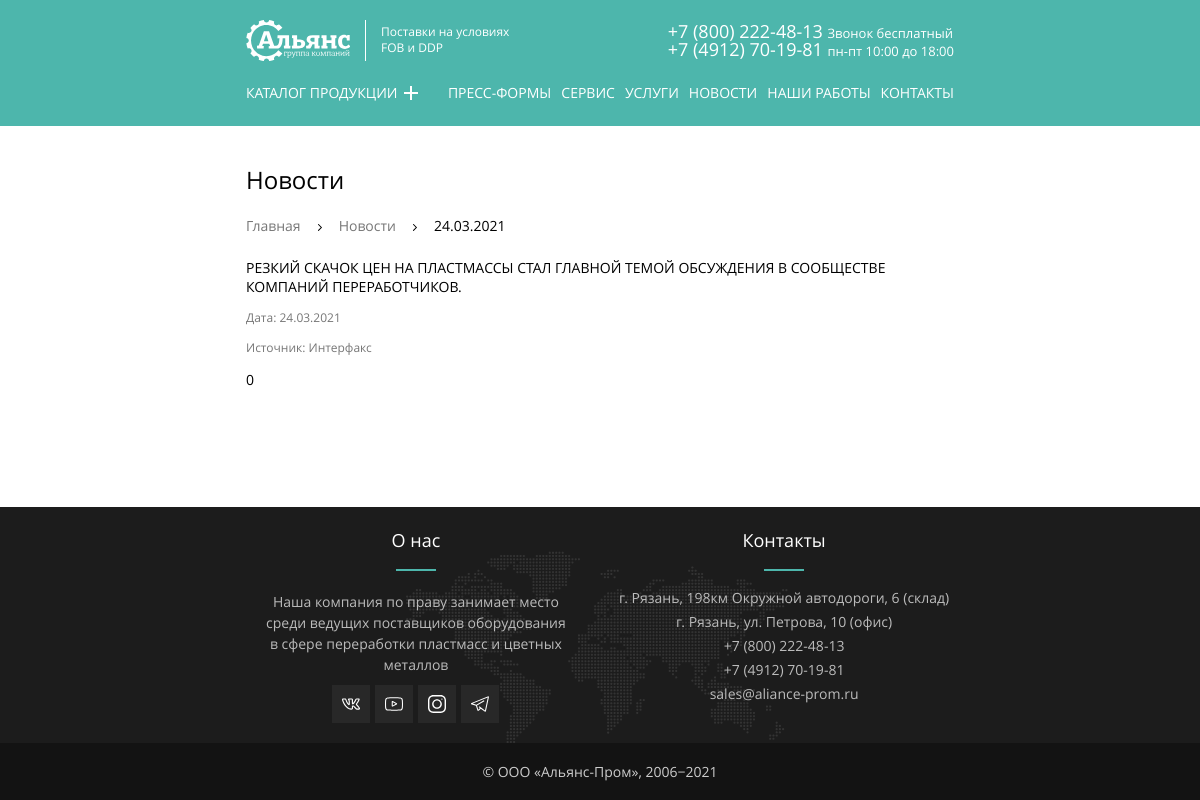
The page /?view=news-page&id=13 on the database its author committed.
### tables this page shows
CREATE TABLE news (
  id INT AUTO_INCREMENT PRIMARY KEY,
  created_at TIMESTAMP NOT NULL DEFAULT CURRENT_TIMESTAMP,
  news_date DATE NOT NULL,
  title VARCHAR(255) NOT NULL UNIQUE,
  author VARCHAR(128) NOT NULL,
  author_link VARCHAR(128) NOT NULL,
  small_content LONGTEXT,
  content LONGTEXT,
  seo_title VARCHAR(255),
  seo_description VARCHAR(255)
);

### parts/helpers.php (called while the page is built, shortened)
<?php
function include_template($name, array $data = [])
{
    $name = 'views/pages/' . $name;
    extract($data);
    require $name;
    $result = ob_get_clean();
    return $result;
}

### parts/database.php (called while the page is built, shortened)
<?php
function fetchData($link, $sql): array
{
    $result = mysqli_query($link, $sql) or die(mysqli_error($link));
    return mysqli_fetch_all($result, MYSQLI_ASSOC);
}
function getCurrentNews($link, $id): array
{
    $sql = "SELECT id, news_date, title, author, author_link, created_at, content, seo_title, seo_description FROM news WHERE id ='$id'";
    return fetchData($link, $sql);
}

### views/pages/news-page.php (the view)
<?php
foreach ($data as $val) {
  $news_title =  $val['title'];
  $news_content =  $val['content'];
  $news_date = $val['news_date'];
  $news_author =  $val['author'];
  $news_author_link =  $val['author_link'];
}
$news_date = date("d.m.Y", strtotime($news_date));
?>
<main>
  <div class="container container-news">
    <h1 class="main-title">Новости</h1>
    <ul class="breadcrumbs-list">
      <li class="breadcrumbs-list__item">
        <a class="breadcrumbs-list__link" href="index.php">Главная</a>
      </li>
      <li class="breadcrumbs-list__item">
        <a class="breadcrumbs-list__link" href="?view=news">Новости</a>
      </li>
      <li class="breadcrumbs-list__item breadcrumbs-list__item--active">
        <a class="breadcrumbs-list__link"><time><?= $news_date; ?></time></a>
      </li>
    </ul>
    <h2 class="news__title"><?= $news_title; ?></h2>
    <p class="grey-text small-text">Дата: <time><?= $news_date; ?></time></p>
    <p class="grey-text small-text">Источник:
      <a href="<?= $news_author_link; ?>">
        <?= $news_author; ?>
      </a>
    </p>
    <div class="news__content">
      <?= $news_content; ?>
    </div>
  </div>
</main>

### css/style.css (style rules this page uses)
.small-text { font-size: 12px; font-weight: 400; color: #777777; }
.main-title { font-size: 24px; font-weight: 400; }
.grey-text { color: #777777; }
.container-news { margin-bottom: 40px; }

### css/main.css (style rules this page uses)
html { height: 100%; width: 100%; box-sizing: border-box; }
body { display: flex; flex-direction: column; min-height: 100vh; margin: 0; padding: 0; font-weight: 400; font-size: 14px; line-height: 1.5; font-family: "OpenSans", "Arial", "Helvetica", sans-serif; color: #000000; }
h2 { font-weight: 400; font-size: 18px; }
a { color: #777777; text-decoration: none; }
ul { margin: 0; padding: 0; list-style: none; }
*, *::before, *::after { box-sizing: inherit; }
.container { margin-right: auto; margin-left: auto; padding-right: 20px; padding-left: 20px; }
@media (min-width: 768px) { .container { max-width: 768px; padding-right: 30px; padding-left: 30px; } }
.breadcrumbs-list { margin: 0; padding: 0; list-style: none; display: flex; flex-wrap: wrap; margin-bottom: 20px; }
.breadcrumbs-list__link { font-weight: 300; line-height: 24px; color: #777777; }
.breadcrumbs-list__item { position: relative; }
.breadcrumbs-list__item:not(:last-child) { position: relative; margin-right: 16px; padding-right: 22px; }
.breadcrumbs-list__item:not(:last-child)::before { content: ""; position: absolute; top: 50%; right: 0; width: 5px; height: 7px; margin-top: -2px; background-color: transparent; background-image: url("../img/nav-arrow.svg"); background-repeat: no-repeat; }
.breadcrumbs-list__item:last-child .breadcrumbs-list__link { color: #000000; pointer-events: none; }
.news__title { margin-top: 0; margin-bottom: 10px; font-size: 14px; line-height: 1.4; text-transform: uppercase; }
.news__content { margin-bottom: 40px; font-size: 14px; }

### rows shown on the page
news: news_date "24.03.2021", title "РЕЗКИЙ СКАЧОК ЦЕН НА ПЛАСТМАССЫ СТАЛ ГЛАВНОЙ ТЕМОЙ ОБСУЖДЕНИЯ В СООБЩЕСТВЕ КОМПАНИЙ ПЕРЕРАБОТЧИКОВ.", author "Интерфакс", content "0"
